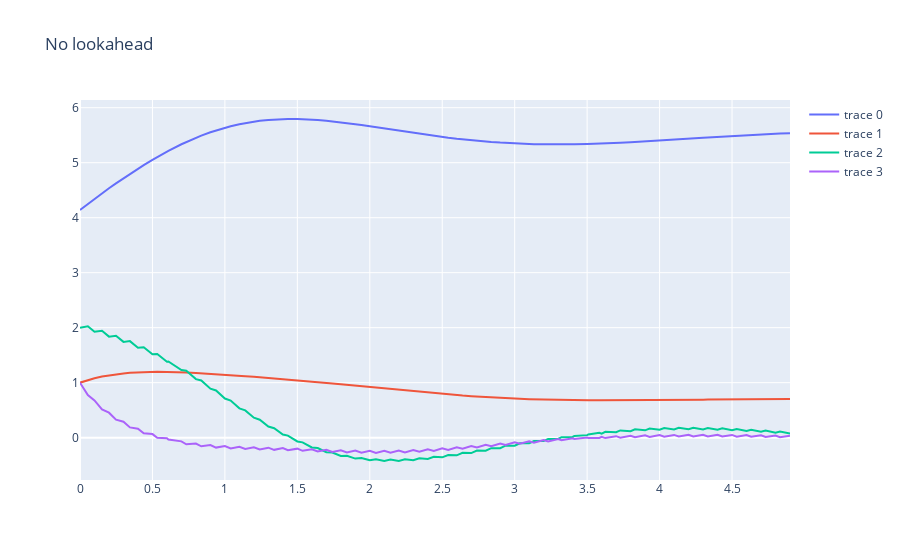

Write notebook code for a chart like this one.
### Code cell
ctrl = controllers.get_limited_lookahead_controller(get_value_function(online_horizon)[0])
x_traj_sim, t_traj_sim = controllers.sim_ctrl(x0, vf.u_dim[0], sys.dx,
                                              ctrl, dt_sim, N, integration_mode=integration_mode)
controllers.plot_sim(t_traj_sim, x_traj_sim, "No lookahead").show()
